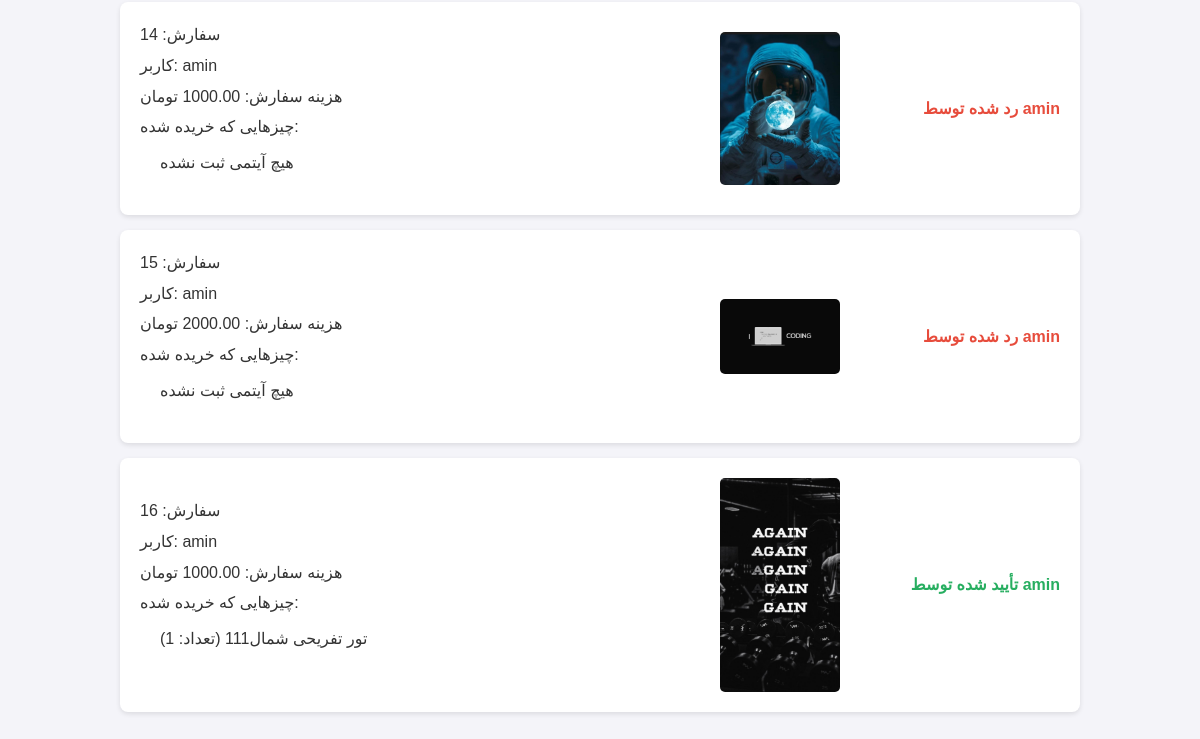
/cart/admin/review-payments/ (signed in, lower part), run on an earlier commit of the app's database.
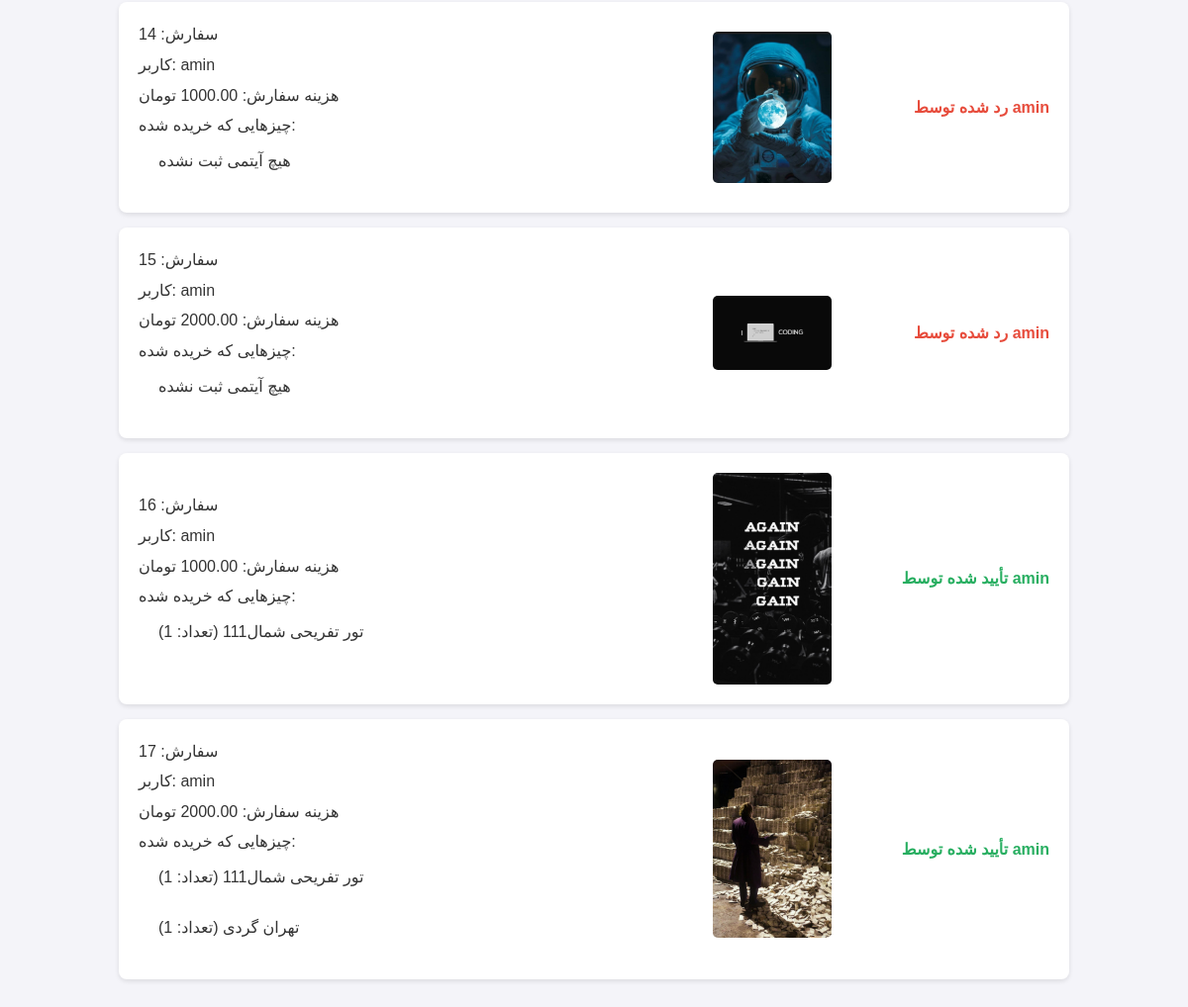
And on a later commit of the database.
### cart/models.py (models this page shows, shortened)
class Payment(models.Model):
    order = models.OneToOneField(Order, on_delete=models.CASCADE, related_name='payment')
    payment_image = models.ImageField('عکس پرداخت', upload_to='payments/')
    description = models.TextField('توضیحات', blank=True, null=True)
    """
    is OK Payment or Reject Payment:
    True:OK payment confirmed by the site admin.
    False:Reject Payment not confirmed by the site admin.
    """
    is_verified = models.BooleanField('تأیید شده', default=None,null=True)
    verified_by = models.ForeignKey(User, null=True, blank=True, on_delete=models.SET_NULL,
                                    related_name='verified_payments')
    time_payment = models.DateTimeField(auto_now_add=True)

class Order(models.Model):
    buyer = models.ForeignKey(User, on_delete=models.CASCADE, related_name='orders')
    items = models.ManyToManyField(CartItem, related_name='orders')
    total_price = models.DecimalField('جمع کل', max_digits=10, decimal_places=2)
    purchaseDate = models.DateTimeField(auto_now_add=True)

class CartItem(models.Model):
    buyer = models.ForeignKey(User, on_delete=models.CASCADE, related_name='cart_items')
    tourBuyed = models.ForeignKey(tour, on_delete=models.CASCADE, null=True, blank=True, related_name='cart_tours',db_index=True)
    tourismBuyed = models.ForeignKey(tourism, on_delete=models.CASCADE, null=True, blank=True,
                                     related_name='cart_tourisms',db_index=True)
    quantityItem = models.PositiveIntegerField('تعداد', default=1)
    added_at = models.DateTimeField(auto_now_add=True)

### tour/models.py (models this page shows, shortened)
class tour(models.Model):
    title = models.CharField('Title', max_length=50, null=True, blank=True)
    idtour = models.IntegerField(null=True, blank=True)
    firstdistination = models.CharField(max_length=50, null=True, blank=True)
    lastDestination = models.CharField(max_length=50, null=True, blank=True)
    startdate = models.DateField(null=True, blank=True)
    finishdate = models.DateField(null=True, blank=True)
    capacity = models.IntegerField(default=20000, null=True, blank=True,
                                   validators=[MinValueValidator(0)])  # جلوگیری از اعداد منفی
    clas = models.ForeignKey(User, on_delete=models.CASCADE, null=True,
                             related_name='tour_clas')  # اضافه کردن related_name
    image = models.ImageField(upload_to='tourr/', null=True, blank=True)
    price = models.PositiveIntegerField('قیمت', default=1000)  # برای محاسبه هزینه
    TICKET_TYPES = [
        ('bus', 'اتوبوس'),
        ('train', 'قطار'),
    ]
    ticket_type = models.CharField(max_length=10, choices=TICKET_TYPES, default='bus')

### cart/views.py (the view)
    def wrapper(request, *args, **kwargs):
        if request.user.is_authenticated:
            if request.user.email == 'aminhosseini822003@gmail.com':
                print("User is authorized")
                return view_func(request, *args, **kwargs)
        print("User is not authorized")
        return HttpResponseForbidden("شما مجاز به انجام این عملیات نیستید!")

### cart/views.py (called while the page is built, shortened)
def user_is_authorized(view_func):
    def wrapper(request, *args, **kwargs):
        if request.user.is_authenticated:
            if request.user.email == 'aminhosseini822003@gmail.com':
                print("User is authorized")
                return view_func(request, *args, **kwargs)
        print("User is not authorized")
        return HttpResponseForbidden("شما مجاز به انجام این عملیات نیستید!")
    return wrapper

@login_required
@user_is_authorized
def admin_payment_review(request):
    payments = Payment.objects.all()
    return render(request, 'cart/admin_payment_review.html', {'payments': payments})

### cart/templates/cart/admin_payment_review.html (shortened to what this page needs)
<!DOCTYPE html>
<html>
<head>
</head>
<body>
<div class="container">
    <ul>
        {% for payment in payments %}
            <li>
                <div class="details">
                    <span>سفارش: {{ payment.order.id }}</span>
                    <span>کاربر: {{ payment.order.buyer.username }}</span>
                    <span>هزینه سفارش: {{ payment.order.total_price }} تومان</span>
                    <span>چیزهایی که خریده شده:</span>
                    <ul class="items-list">
                        {% for item in payment.order.items.all %}
                            <li>
                                {% if item.tourBuyed %}
                                    {{ item.tourBuyed.title }} (تعداد: {{ item.quantityItem }})
                                {% elif item.tourismBuyed %}
                                    {{ item.tourismBuyed.title_tourism }} (تعداد: {{ item.quantityItem }})
                                {% endif %}
                            </li>
                        {% empty %}
                            <li>هیچ آیتمی ثبت نشده</li>
                        {% endfor %}
                    </ul>
                </div>
                <img src="{{ payment.payment_image.url }}" alt="Payment Image">
                <div class="actions">
                    {% if payment.is_verified %}
                        <span class="verified">تأیید شده توسط {{ payment.verified_by.username }}</span>
                    {% elif payment.is_verified == False %}
                        <span style="color: #e74c3c; font-weight: bold;">رد شده توسط {{ payment.verified_by.username|default:"ادمین" }}</span>
                    {% endif %}
                </div>
            </li>
        {% endfor %}
    </ul>
</div>
</body>
</html>

What changed in the data, as far as the page shows it:
added Payment: order.id "17", order.buyer.username "amin", order.total_price "2000.00", payment_image (picture), verified_by.username "amin", CartItem (quantityItem "1")
added CartItem: tourBuyed "تهران گردی", quantityItem "1", shown under "17"
